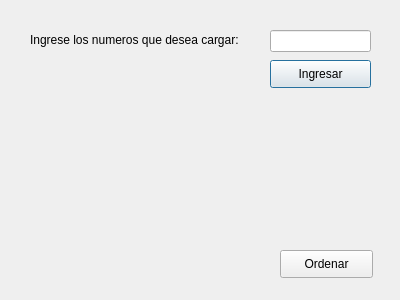
<?xml version="1.0" encoding="UTF-8"?>
<ui version="4.0">
 <class>Dialog</class>
 <widget class="QDialog" name="Dialog">
  <property name="enabled">
   <bool>true</bool>
  </property>
  <property name="geometry">
   <rect>
    <x>0</x>
    <y>0</y>
    <width>400</width>
    <height>300</height>
   </rect>
  </property>
  <property name="windowTitle">
   <string>Dialog</string>
  </property>
  <widget class="QLabel" name="label">
   <property name="geometry">
    <rect>
     <x>30</x>
     <y>30</y>
     <width>231</width>
     <height>20</height>
    </rect>
   </property>
   <property name="text">
    <string>Ingrese los numeros que desea cargar:</string>
   </property>
  </widget>
  <widget class="QLineEdit" name="lineEdit">
   <property name="geometry">
    <rect>
     <x>270</x>
     <y>30</y>
     <width>101</width>
     <height>22</height>
    </rect>
   </property>
   <property name="autoFillBackground">
    <bool>false</bool>
   </property>
   <property name="cursorPosition">
    <number>0</number>
   </property>
  </widget>
  <widget class="QPushButton" name="pushButton">
   <property name="enabled">
    <bool>true</bool>
   </property>
   <property name="geometry">
    <rect>
     <x>270</x>
     <y>60</y>
     <width>101</width>
     <height>28</height>
    </rect>
   </property>
   <property name="text">
    <string>Ingresar</string>
   </property>
   <property name="default">
    <bool>true</bool>
   </property>
  </widget>
  <widget class="QLabel" name="label2">
   <property name="geometry">
    <rect>
     <x>30</x>
     <y>200</y>
     <width>341</width>
     <height>20</height>
    </rect>
   </property>
   <property name="text">
    <string/>
   </property>
  </widget>
  <widget class="QPushButton" name="botonOrdenar">
   <property name="geometry">
    <rect>
     <x>280</x>
     <y>250</y>
     <width>93</width>
     <height>28</height>
    </rect>
   </property>
   <property name="text">
    <string>Ordenar</string>
   </property>
  </widget>
 </widget>
 <resources/>
 <connections/>
</ui>
